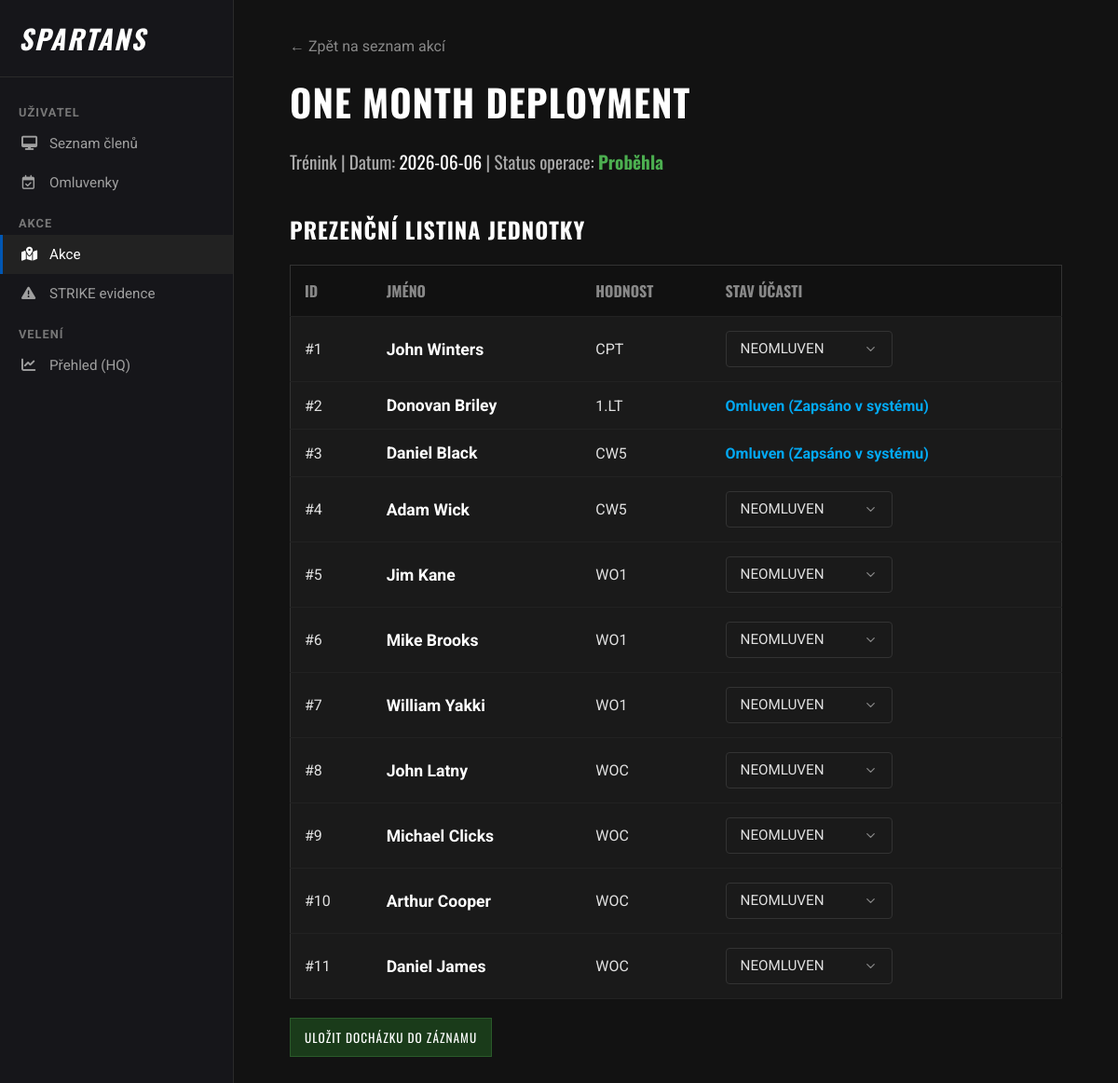
/akce/2, run on the app's committed database.
### app.py (models this page shows)
class Akce(db.Model):
    id = db.Column(db.Integer, primary_key=True)
    nazev = db.Column(db.String(100), nullable=False)
    datum = db.Column(db.Date, nullable=False)
    typ_id = db.Column(db.Integer, db.ForeignKey('typ_akce.id'), nullable=False)
    probehla = db.Column(db.Boolean, default=False)

class TypAkce(db.Model):
    id = db.Column(db.Integer, primary_key=True)
    nazev = db.Column(db.String(50), nullable=False)
    vsechny_akce = db.relationship('Akce', backref='typ_akce')

class Clen(db.Model):
    id = db.Column(db.Integer, primary_key=True)
    jmeno = db.Column(db.String(50), nullable=False)
    hodnost_id = db.Column(db.Integer, db.ForeignKey('hodnost.id'), nullable=False)
    hodnost = db.relationship('Hodnost')

class Hodnost(db.Model):
    id = db.Column(db.Integer, primary_key=True)
    nazev = db.Column(db.String(50), nullable=False)

### app.py (the view, shortened to what this page needs)
@app.route('/akce/<int:akce_id>', methods=['GET', 'POST'])
def detail_akce(akce_id):
    akce = Akce.query.get_or_404(akce_id)
    vsechni_clenove = Clen.query.all()
    for clen in vsechni_clenove:
        ucast = Ucast.query.filter_by(akce_id=akce.id, clen_id=clen.id).first()
        ma_omluvenku = Omluvenka.query.filter(
            Omluvenka.clen_id == clen.id,
            Omluvenka.datum_od <= akce.datum,
            Omluvenka.datum_do >= akce.datum
        ).first()
        if not ucast:
            novy_stav = 'Omluven' if ma_omluvenku else 'Nezadáno'
            ucast = Ucast(akce_id=akce.id, clen_id=clen.id, stav=novy_stav)
            db.session.add(ucast)
        else:
            if not akce.probehla:
                if ma_omluvenku and ucast.stav == 'Nezadáno':
                    ucast.stav = 'Omluven'
                elif not ma_omluvenku and ucast.stav == 'Omluven':
                    ucast.stav = 'Nezadáno'
    db.session.commit()
    ucasti = Ucast.query.filter_by(akce_id=akce.id).all()
    ucast_dict = {u.clen_id: u.stav for u in ucasti}
    return render_template('detail_akce.html', akce=akce, clenove=vsechni_clenove, ucast_dict=ucast_dict)

### templates/detail_akce.html (shortened to what this page needs)
<!DOCTYPE html>
<html lang="cs">
<head>
    <link rel="stylesheet" href="https://cdnjs.cloudflare.com/ajax/libs/font-awesome/6.4.0/css/all.min.css">
    <link rel="stylesheet" href="{{ url_for('static', filename='akce.css') }}">
</head>
<body>
    <div class="sidebar">
      <div class="sidebar-brand">
        <i> SPARTANS</i>
      </div>
      <div class="sidebar-category">Uživatel</div>
      <div class="sidebar-nav">
        <a href="/"
          ><i class="fa-solid fa-desktop"></i> Seznam členů</a
        >
        <a href="/omluvenky"
          ><i class="fa-regular fa-calendar-check"></i> Omluvenky</a
        >
      </div>
      <div class="sidebar-category">Akce</div>
      <div class="sidebar-nav">
        <a href="/akce" class="active"><i class="fa-solid fa-map-location-dot"></i> Akce </a>
        <a href="/strike"><i class="fa-solid fa-triangle-exclamation"></i> STRIKE evidence</a>
      </div>
      <div class="sidebar-category">Velení</div>
      <div class="sidebar-nav">
          <a href="/dashboard"><i class="fa-solid fa-chart-line"></i> Přehled (HQ)</a>
      </div>
    </div>
    <div class="main-content">
        <div class="container" style="display: block;">
            <a href="/akce" style="color: #888; text-decoration: none; margin-bottom: 20px; display: inline-block;">← Zpět na seznam akcí</a>
           <h1>{{ akce.nazev }}</h1>
            <div style="font-size: 1.2rem; color: #aaa; margin-bottom: 40px; font-family: 'Oswald', sans-serif;">
                {{ akce.typ_akce.nazev }} |
                Datum: <span style="color: #fff;">{{ akce.datum }}</span> |
                Status operace:
                <span class="{% if not akce.probehla %}status-neprobehla{% else %}status-probehla{% endif %}">
                    {% if not akce.probehla %}Neproběhla{% else %}Proběhla{% endif %}
                </span>
            </div>
            <h2>Prezenční listina jednotky</h2>
            <form action="/akce/{{ akce.id }}" method="POST">
                <table>
                    <tr>
                        <th>ID</th>
                        <th>Jméno</th>
                        <th>Hodnost</th>
                        <th>Stav účasti</th>
                    </tr>
                    {% for clen in clenove %}
                    <tr>
                        <td class="cell-id">#{{ clen.id }}</td>
                        <td class="cell-name">{{ clen.jmeno }}</td>
                        <td class="cell-rank">{{ clen.hodnost.nazev }}</td>
                        <td>
                            {% set aktualni_stav = ucast_dict.get(clen.id, 'Nezadáno') %}
                            {% if aktualni_stav == 'Omluven' %}
                                <span style="color: #03a9f4; font-weight: bold;"> Omluven (Zapsáno v systému)</span>
                            {% else %}
                                <select name="stav_{{ clen.id }}" >
                                    <option value="AWOL" {% if aktualni_stav == 'AWOL' %}selected{% endif %}>NEOMLUVEN</option>
                                </select>
                            {% endif %}
                        </td>
                    </tr>
                    {% endfor %}
                </table>
                <div style="margin-top: 20px;">
                    <button type="submit" style="background-color: #1a3b1a; border-color: #2a5a2a;">Uložit docházku do záznamu</button>
                </div>
            </form>
        </div>
    </div>
</body>
</html>

### static/akce.css (style rules this page uses)
body { background-color: #121212; color: #e0e0e0; font-family: 'Roboto', sans-serif; margin: 0; padding: 0; display: flex; min-height: 100vh; }
.sidebar { width: 250px; background-color: #16161a; border-right: 1px solid #2a2a2a; display: flex; flex-direction: column; padding-top: 20px; flex-shrink: 0; }
.sidebar-brand { color: #fff; font-family: 'Oswald', sans-serif; font-size: 1.8rem; font-weight: bold; letter-spacing: 2px; padding: 0 20px 20px 20px; border-bottom: 1px solid #2a2a2a; margin-bottom: 15px; display: flex; align-items: center; gap: 10px; }
.sidebar-category { color: #777; font-size: 0.8rem; text-transform: uppercase; font-weight: bold; margin: 15px 20px 5px 20px; letter-spacing: 1px; }
.sidebar-nav { display: flex; flex-direction: column; }
.sidebar-nav a { color: #a0a0a0; text-decoration: none; padding: 12px 20px; display: flex; align-items: center; gap: 15px; font-size: 0.95rem; transition: all 0.2s; border-left: 3px solid transparent; }
.sidebar-nav a.active { background-color: #222; color: #fff; border-left-color: #0056b3; }
.sidebar-nav a i { width: 15px; text-align: center; }
.main-content { flex: 1; padding: 40px; background-color: #121212; box-sizing: border-box; }
.container { max-width: 1200px; margin: 0 auto; padding: 0 20px; }
h1, h2 { font-family: 'Oswald', sans-serif; text-transform: uppercase; color: #ffffff; letter-spacing: 1px; }
h1 { font-size: 2.5rem; margin-top: 0; margin-bottom: 20px; }
h2 { font-size: 1.5rem; margin-top: 0; margin-bottom: 20px; }
input, select, button { background-color: #222; color: #fff; border: 1px solid #444; padding: 10px 15px; font-family: 'Roboto', sans-serif; }
button { background-color: #3b0000; border: 1px solid #5a0000; cursor: pointer; font-family: 'Oswald', sans-serif; text-transform: uppercase; letter-spacing: 1px; transition: background 0.2s; }
table { width: 100%; border-collapse: collapse; background-color: #1a1a1a; border: 1px solid #333; margin-top: 10px; }
th, td { padding: 15px; text-align: left; border-bottom: 1px solid #222; }
th { background-color: #111; font-family: 'Oswald', sans-serif; color: #888; text-transform: uppercase; }
.cell-name { font-weight: bold; color: #fff; font-size: 1.1rem; }
.status-probehla { font-weight: bold; color: #4caf50; }
select { appearance: none; -webkit-appearance: none; -moz-appearance: none; background-color: #1a1a1a; color: #e0e0e0; border: 1px solid #333; border-radius: 4px; padding: 10px 40px 10px 15px; font-family: 'Roboto', sans-serif; font-size: 0.95rem; cursor: pointer; box-sizing: border-box; transition: all 0.3s ease; background-repeat: no-repeat; background-position: right 15px center; background-size: 15px; }
select option { background-color: #1a1a1a; color: #e0e0e0; padding: 10px; }

### data on the page
Akce: nazev "ONE MONTH DEPLOYMENT", datum "2026-06-06"
TypAkce: typ_akce.nazev "Trénink"
Clen: id "1", jmeno "John Winters", hodnost.nazev "CPT", id "NEOMLUVEN"
Clen: id "2", jmeno "Donovan Briley", hodnost.nazev "1.LT"
Clen: id "3", jmeno "Daniel Black", hodnost.nazev "CW5"
Clen: id "4", jmeno "Adam Wick", hodnost.nazev "CW5", id "NEOMLUVEN"
Clen: id "5", jmeno "Jim Kane", hodnost.nazev "WO1", id "NEOMLUVEN"
Clen: id "6", jmeno "Mike Brooks", hodnost.nazev "WO1", id "NEOMLUVEN"
Clen: id "7", jmeno "William Yakki", hodnost.nazev "WO1", id "NEOMLUVEN"
Clen: id "8", jmeno "John Latny", hodnost.nazev "WOC", id "NEOMLUVEN"
Clen: id "9", jmeno "Michael Clicks", hodnost.nazev "WOC", id "NEOMLUVEN"
Clen: id "10", jmeno "Arthur Cooper", hodnost.nazev "WOC", id "NEOMLUVEN"
Clen: id "11", jmeno "Daniel James", hodnost.nazev "WOC", id "NEOMLUVEN"
